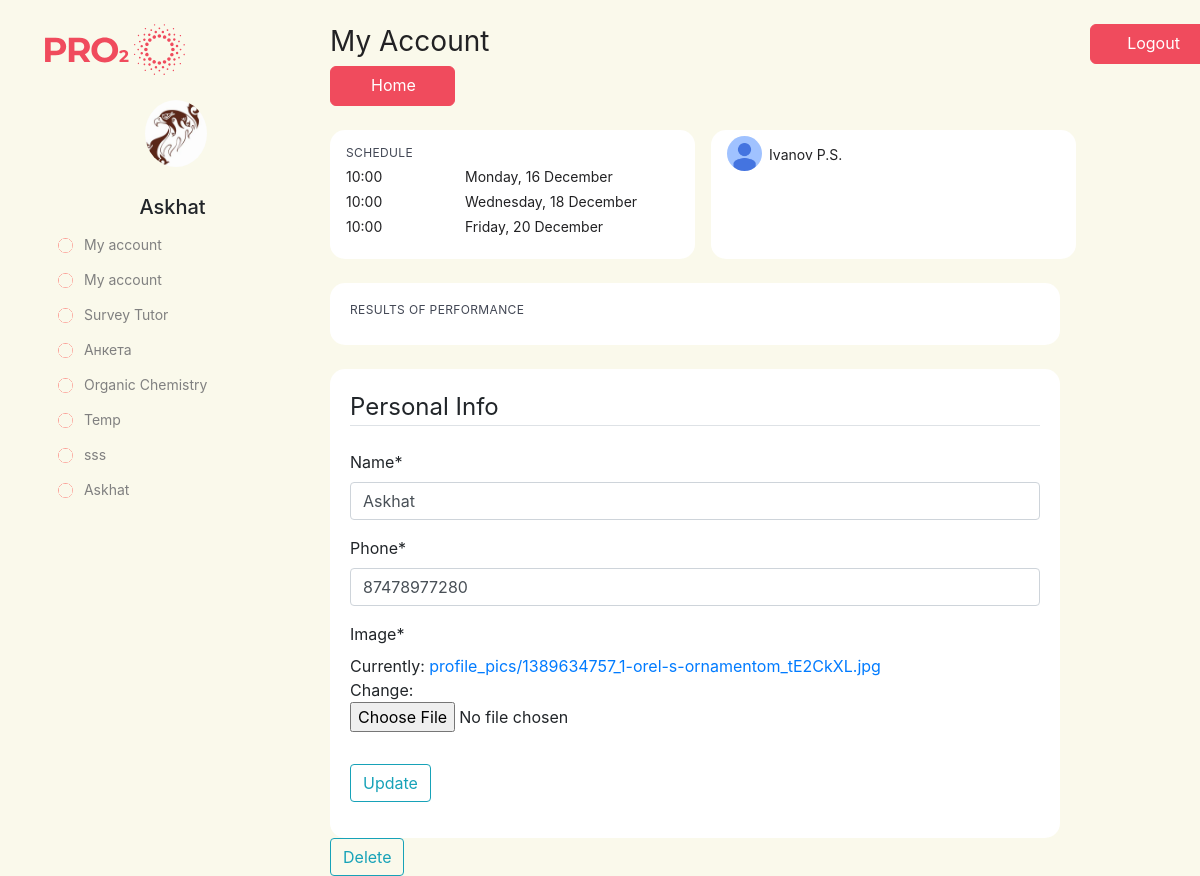
Before: /personal-page/ (signed in) with the older database file.
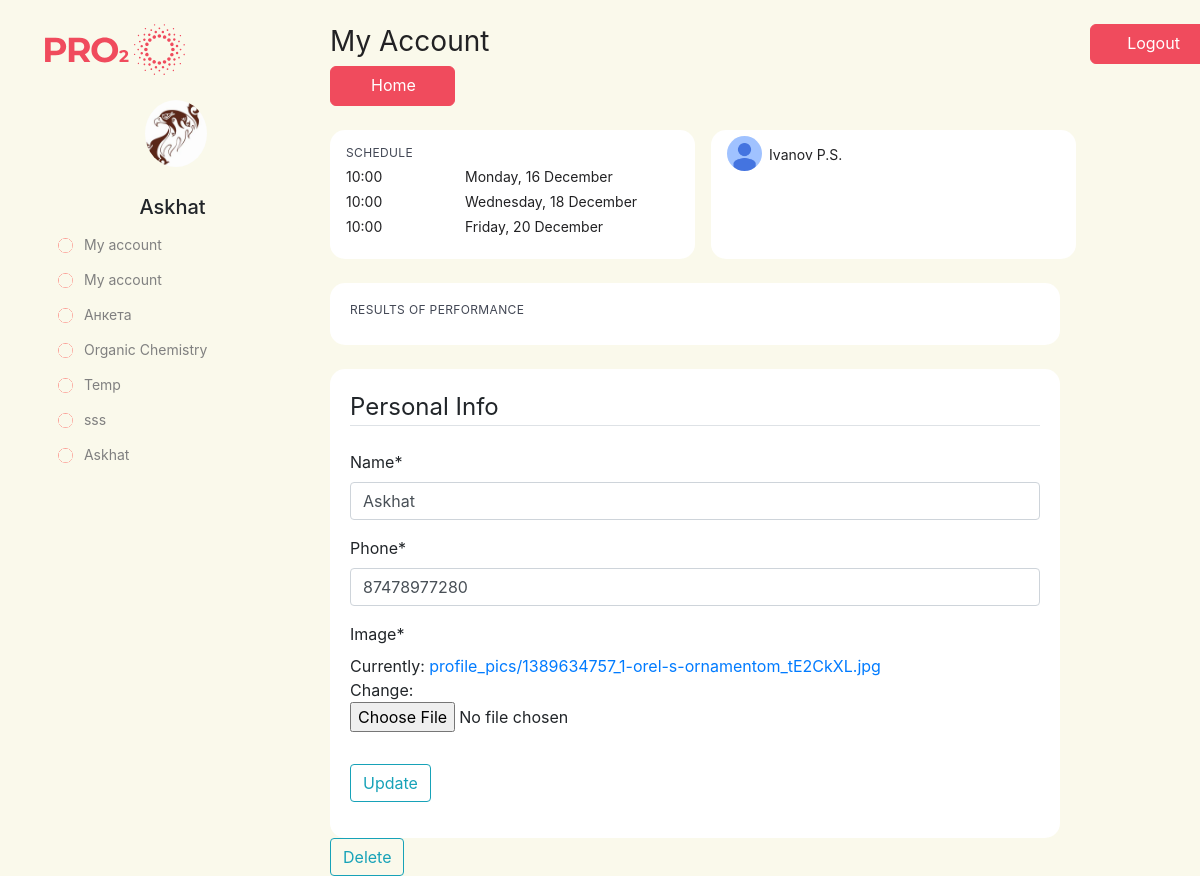
After: the same page with the newer database file.
### main/views.py (the view)
# urls.py: path('personal-page/',views.personal_page, name='main-personal_page'),
@login_required
def personal_page(request):
    if request.POST.get('delete', None) != None :
        Person.objects.filter(email=request.user.email).first().delete()
        messages.success(request, f'Your account deleted')
        return redirect('main-home')
    if request.method == 'POST':
        p_form = PersonUpdateForm(request.POST,
                                   request.FILES,
                                   instance=request.user)
        if p_form.is_valid():
            p_form.save()
            messages.success(request, f'Your account has been updated!')
            return redirect('main-personal_page')
    else:
        courses = CourseTaken.objects.filter(user_email = request.user.email)
        p_form = PersonUpdateForm(instance=request.user)
    context = {
        'p_form' : p_form ,
        'courses' : courses
    }
    return render(request, 'main/personal.html', context)

### users/forms.py
class PersonUpdateForm(forms.ModelForm):
    class Meta:
        model = Person
        fields = ['name','phone','image']

### main/templates/main/personal.html (shortened to what the changed rows need)
{% extends "main/base.html" %}
{% load static %}
{% load crispy_forms_tags %}
{% block title %}
    <link rel="stylesheet" type="text/css" href="{% static 'main/personal.css' %}">
{% endblock %}
{% block content %}
    <br/>
    <div class="row padding">
        <div class="col-lg-3 left-side">
            <br/>
            {% if user.person_type %}
                <a href="{% url 'survey-tutor' %}" class="btn btn-primary btn-custom"><img class="rounded-circle account-img custom-img-xs" src="/media/circle.png">
                    <span class="en-text">&ensp; Survey Tutor</span>
                </a>
            {% endif %}
        </div>
        <div class="col-lg-8 right-side">
            <div class="form-inline">
            <h2 class="my-account">
                <span class="en-text">My Account&emsp;&emsp;&emsp;&emsp;&emsp;&emsp;&emsp;&emsp;&emsp;&emsp;&emsp;&emsp;&emsp;&emsp;&emsp;&emsp;</span>
            </h2>
            </div>
            <br/>
                <br/>
                <br/>
        </div>
    </div>
{% endblock content %}

Changed rows visible on the page:
changed Person "Askhat": person_type True → False (drawn)
Other visible differences:
text no longer shown: "Survey Tutor"
